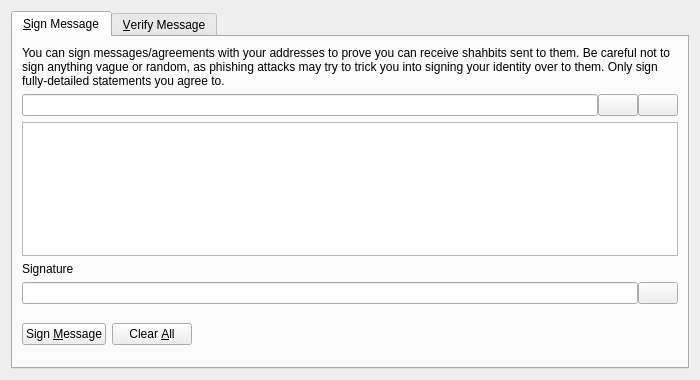
<?xml version="1.0" encoding="UTF-8"?>
<ui version="4.0">
 <class>SignVerifyMessageDialog</class>
 <widget class="QDialog" name="SignVerifyMessageDialog">
  <property name="geometry">
   <rect>
    <x>0</x>
    <y>0</y>
    <width>700</width>
    <height>380</height>
   </rect>
  </property>
  <property name="windowTitle">
   <string>Signatures - Sign / Verify a Message</string>
  </property>
  <property name="modal">
   <bool>true</bool>
  </property>
  <layout class="QVBoxLayout" name="verticalLayout">
   <item>
    <widget class="QTabWidget" name="tabWidget">
     <property name="currentIndex">
      <number>0</number>
     </property>
     <widget class="QWidget" name="tabSignMessage">
      <attribute name="title">
       <string>&amp;Sign Message</string>
      </attribute>
      <layout class="QVBoxLayout" name="verticalLayout_SM">
       <item>
        <widget class="QLabel" name="infoLabel_SM">
         <property name="text">
          <string>You can sign messages/agreements with your addresses to prove you can receive shahbits sent to them. Be careful not to sign anything vague or random, as phishing attacks may try to trick you into signing your identity over to them. Only sign fully-detailed statements you agree to.</string>
         </property>
         <property name="textFormat">
          <enum>Qt::PlainText</enum>
         </property>
         <property name="wordWrap">
          <bool>true</bool>
         </property>
        </widget>
       </item>
       <item>
        <layout class="QHBoxLayout" name="horizontalLayout_1_SM">
         <property name="spacing">
          <number>0</number>
         </property>
         <item>
          <widget class="QValidatedLineEdit" name="addressIn_SM">
           <property name="toolTip">
            <string>The Shahbit address to sign the message with</string>
           </property>
          </widget>
         </item>
         <item>
          <widget class="QPushButton" name="addressBookButton_SM">
           <property name="toolTip">
            <string>Choose previously used address</string>
           </property>
           <property name="text">
            <string/>
           </property>
           <property name="icon">
            <iconset resource="../shahbit.qrc">
             <normaloff>:/icons/address-book</normaloff>:/icons/address-book</iconset>
           </property>
           <property name="shortcut">
            <string>Alt+A</string>
           </property>
           <property name="autoDefault">
            <bool>false</bool>
           </property>
          </widget>
         </item>
         <item>
          <widget class="QPushButton" name="pasteButton_SM">
           <property name="toolTip">
            <string>Paste address from clipboard</string>
           </property>
           <property name="text">
            <string/>
           </property>
           <property name="icon">
            <iconset resource="../shahbit.qrc">
             <normaloff>:/icons/editpaste</normaloff>:/icons/editpaste</iconset>
           </property>
           <property name="shortcut">
            <string>Alt+P</string>
           </property>
           <property name="autoDefault">
            <bool>false</bool>
           </property>
          </widget>
         </item>
        </layout>
       </item>
       <item>
        <widget class="QPlainTextEdit" name="messageIn_SM">
         <property name="toolTip">
          <string>Enter the message you want to sign here</string>
         </property>
        </widget>
       </item>
       <item>
        <widget class="QLabel" name="signatureLabel_SM">
         <property name="text">
          <string>Signature</string>
         </property>
         <property name="textFormat">
          <enum>Qt::PlainText</enum>
         </property>
        </widget>
       </item>
       <item>
        <layout class="QHBoxLayout" name="horizontalLayout_2_SM">
         <property name="spacing">
          <number>0</number>
         </property>
         <item>
          <widget class="QLineEdit" name="signatureOut_SM">
           <property name="font">
            <font>
             <italic>true</italic>
            </font>
           </property>
           <property name="readOnly">
            <bool>true</bool>
           </property>
          </widget>
         </item>
         <item>
          <widget class="QPushButton" name="copySignatureButton_SM">
           <property name="toolTip">
            <string>Copy the current signature to the system clipboard</string>
           </property>
           <property name="text">
            <string/>
           </property>
           <property name="icon">
            <iconset resource="../shahbit.qrc">
             <normaloff>:/icons/editcopy</normaloff>:/icons/editcopy</iconset>
           </property>
           <property name="autoDefault">
            <bool>false</bool>
           </property>
          </widget>
         </item>
        </layout>
       </item>
       <item>
        <layout class="QHBoxLayout" name="horizontalLayout_3_SM">
         <item>
          <widget class="QPushButton" name="signMessageButton_SM">
           <property name="toolTip">
            <string>Sign the message to prove you own this Shahbit address</string>
           </property>
           <property name="text">
            <string>Sign &amp;Message</string>
           </property>
           <property name="icon">
            <iconset resource="../shahbit.qrc">
             <normaloff>:/icons/edit</normaloff>:/icons/edit</iconset>
           </property>
           <property name="autoDefault">
            <bool>false</bool>
           </property>
          </widget>
         </item>
         <item>
          <widget class="QPushButton" name="clearButton_SM">
           <property name="toolTip">
            <string>Reset all sign message fields</string>
           </property>
           <property name="text">
            <string>Clear &amp;All</string>
           </property>
           <property name="icon">
            <iconset resource="../shahbit.qrc">
             <normaloff>:/icons/remove</normaloff>:/icons/remove</iconset>
           </property>
           <property name="autoDefault">
            <bool>false</bool>
           </property>
          </widget>
         </item>
         <item>
          <spacer name="horizontalSpacer_1_SM">
           <property name="orientation">
            <enum>Qt::Horizontal</enum>
           </property>
           <property name="sizeHint" stdset="0">
            <size>
             <width>40</width>
             <height>48</height>
            </size>
           </property>
          </spacer>
         </item>
         <item>
          <widget class="QLabel" name="statusLabel_SM">
           <property name="font">
            <font>
             <weight>75</weight>
             <bold>true</bold>
            </font>
           </property>
           <property name="text">
            <string/>
           </property>
           <property name="wordWrap">
            <bool>true</bool>
           </property>
          </widget>
         </item>
         <item>
          <spacer name="horizontalSpacer_2_SM">
           <property name="orientation">
            <enum>Qt::Horizontal</enum>
           </property>
           <property name="sizeHint" stdset="0">
            <size>
             <width>40</width>
             <height>48</height>
            </size>
           </property>
          </spacer>
         </item>
        </layout>
       </item>
      </layout>
     </widget>
     <widget class="QWidget" name="tabVerifyMessage">
      <attribute name="title">
       <string>&amp;Verify Message</string>
      </attribute>
      <layout class="QVBoxLayout" name="verticalLayout_VM">
       <item>
        <widget class="QLabel" name="infoLabel_VM">
         <property name="text">
          <string>Enter the receiver's address, message (ensure you copy line breaks, spaces, tabs, etc. exactly) and signature below to verify the message. Be careful not to read more into the signature than what is in the signed message itself, to avoid being tricked by a man-in-the-middle attack. Note that this only proves the signing party receives with the address, it cannot prove sendership of any transaction!</string>
         </property>
         <property name="textFormat">
          <enum>Qt::PlainText</enum>
         </property>
         <property name="alignment">
          <set>Qt::AlignLeading|Qt::AlignLeft|Qt::AlignTop</set>
         </property>
         <property name="wordWrap">
          <bool>true</bool>
         </property>
        </widget>
       </item>
       <item>
        <layout class="QHBoxLayout" name="horizontalLayout_1_VM">
         <property name="spacing">
          <number>0</number>
         </property>
         <item>
          <widget class="QValidatedLineEdit" name="addressIn_VM">
           <property name="toolTip">
            <string>The Shahbit address the message was signed with</string>
           </property>
          </widget>
         </item>
         <item>
          <widget class="QPushButton" name="addressBookButton_VM">
           <property name="toolTip">
            <string>Choose previously used address</string>
           </property>
           <property name="text">
            <string/>
           </property>
           <property name="icon">
            <iconset resource="../shahbit.qrc">
             <normaloff>:/icons/address-book</normaloff>:/icons/address-book</iconset>
           </property>
           <property name="shortcut">
            <string>Alt+A</string>
           </property>
           <property name="autoDefault">
            <bool>false</bool>
           </property>
          </widget>
         </item>
        </layout>
       </item>
       <item>
        <widget class="QPlainTextEdit" name="messageIn_VM"/>
       </item>
       <item>
        <widget class="QValidatedLineEdit" name="signatureIn_VM"/>
       </item>
       <item>
        <layout class="QHBoxLayout" name="horizontalLayout_2_VM">
         <item>
          <widget class="QPushButton" name="verifyMessageButton_VM">
           <property name="toolTip">
            <string>Verify the message to ensure it was signed with the specified Shahbit address</string>
           </property>
           <property name="text">
            <string>Verify &amp;Message</string>
           </property>
           <property name="icon">
            <iconset resource="../shahbit.qrc">
             <normaloff>:/icons/transaction_0</normaloff>:/icons/transaction_0</iconset>
           </property>
           <property name="autoDefault">
            <bool>false</bool>
           </property>
          </widget>
         </item>
         <item>
          <widget class="QPushButton" name="clearButton_VM">
           <property name="toolTip">
            <string>Reset all verify message fields</string>
           </property>
           <property name="text">
            <string>Clear &amp;All</string>
           </property>
           <property name="icon">
            <iconset resource="../shahbit.qrc">
             <normaloff>:/icons/remove</normaloff>:/icons/remove</iconset>
           </property>
           <property name="autoDefault">
            <bool>false</bool>
           </property>
          </widget>
         </item>
         <item>
          <spacer name="horizontalSpacer_1_VM">
           <property name="orientation">
            <enum>Qt::Horizontal</enum>
           </property>
           <property name="sizeHint" stdset="0">
            <size>
             <width>40</width>
             <height>48</height>
            </size>
           </property>
          </spacer>
         </item>
         <item>
          <widget class="QLabel" name="statusLabel_VM">
           <property name="font">
            <font>
             <weight>75</weight>
             <bold>true</bold>
            </font>
           </property>
           <property name="text">
            <string/>
           </property>
           <property name="wordWrap">
            <bool>true</bool>
           </property>
          </widget>
         </item>
         <item>
          <spacer name="horizontalSpacer_2_VM">
           <property name="orientation">
            <enum>Qt::Horizontal</enum>
           </property>
           <property name="sizeHint" stdset="0">
            <size>
             <width>40</width>
             <height>48</height>
            </size>
           </property>
          </spacer>
         </item>
        </layout>
       </item>
      </layout>
     </widget>
    </widget>
   </item>
  </layout>
 </widget>
 <customwidgets>
  <customwidget>
   <class>QValidatedLineEdit</class>
   <extends>QLineEdit</extends>
   <header>qvalidatedlineedit.h</header>
  </customwidget>
 </customwidgets>
 <resources>
  <include location="../shahbit.qrc"/>
 </resources>
 <connections/>
</ui>
